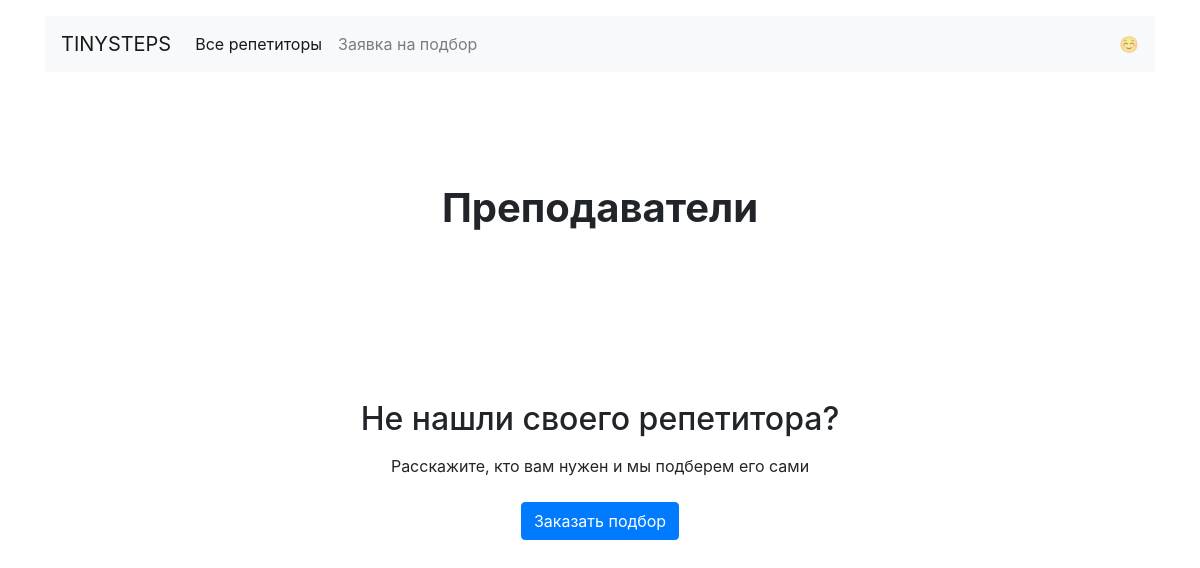
/goal/travel/, run on an earlier commit of the app's database.
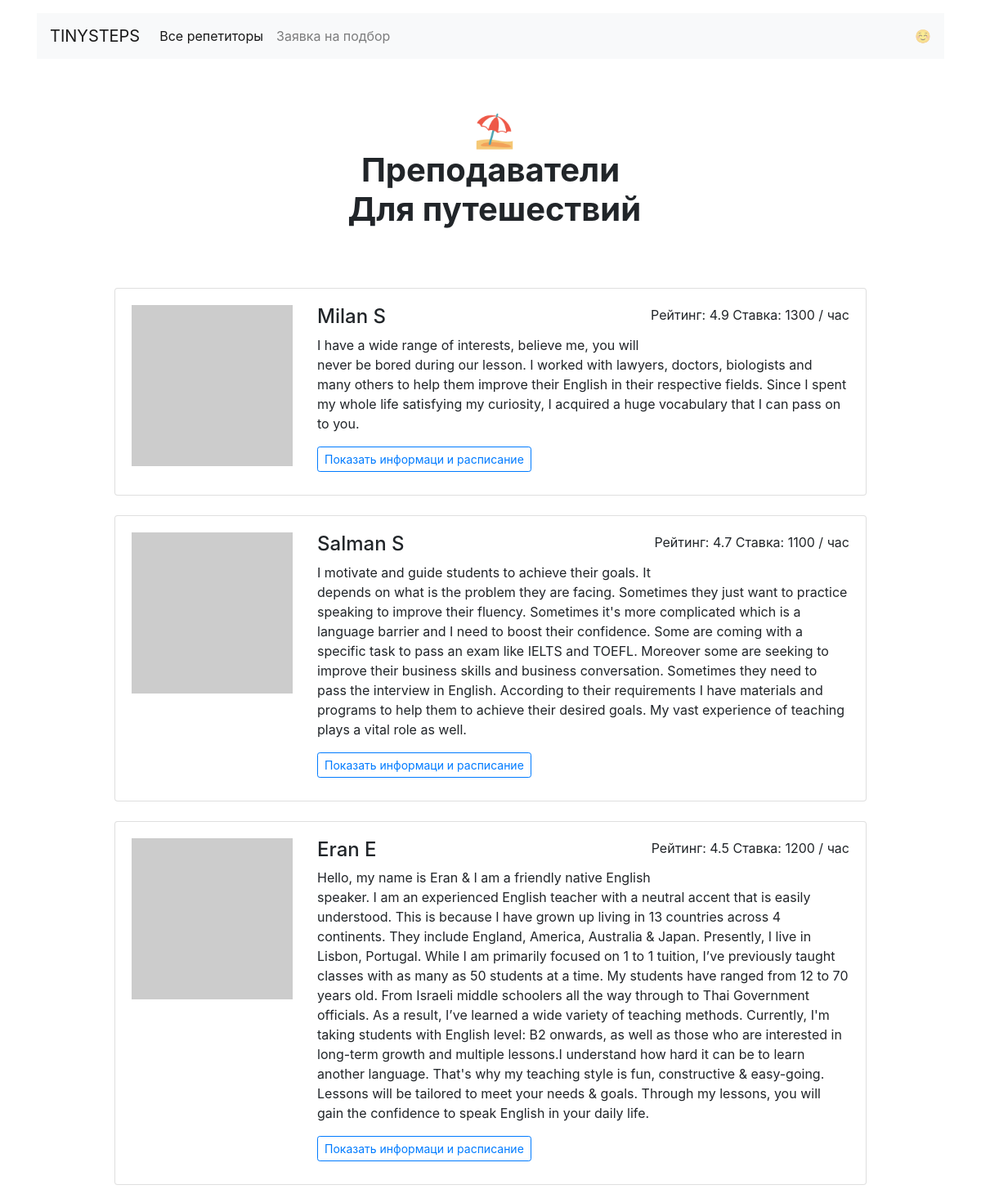
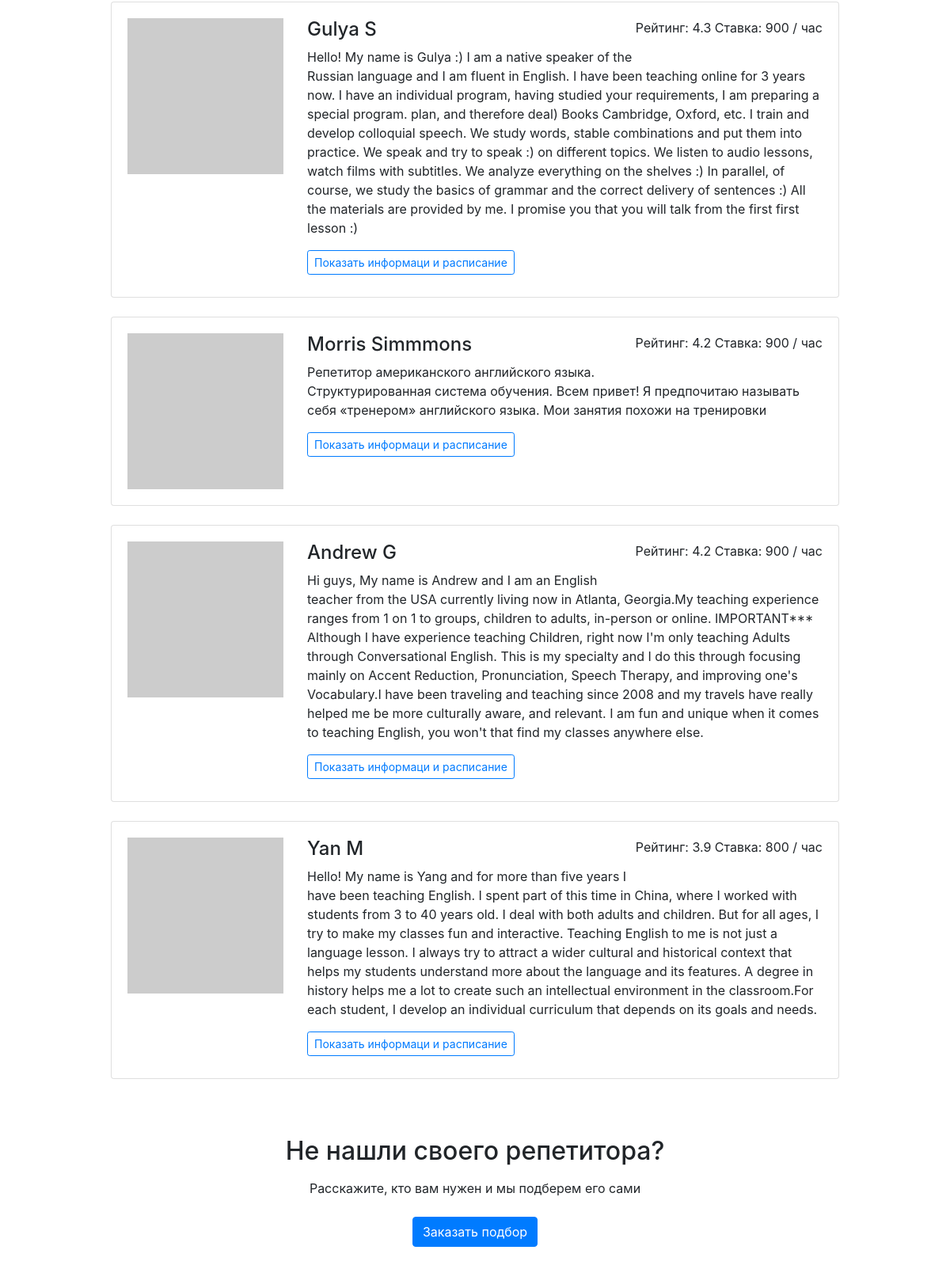
And on a later commit of the database (2 pictures, top to bottom).
### app.py (models this page shows)
class DicGoals(db.Model):
    __tablename__ = 'dic_goals'
    goal_key = db.Column(db.String(20), primary_key=True)
    rus_name = db.Column(db.String(50))
    emblem = db.Column(db.String(100))
    teachers = db.relationship('Teacher', secondary=teacher_goal_association,
                               back_populates='goals')

class Teacher(db.Model):
    __tablename__ = 'teachers'
    id = db.Column(db.Integer, primary_key=True)
    name = db.Column(db.String(100))
    about = db.Column(db.String(500))
    rating = db.Column(db.Float)
    picture = db.Column(db.String(500))
    price = db.Column(db.Integer)
    free = db.Column(db.String(2000))
    goals = db.relationship('DicGoals', secondary=teacher_goal_association,
                            back_populates='teachers')
    bookings = db.relationship('Booking', back_populates='teacher')

### app.py (the view)
@app.route('/goal/<goal_key>/')
def goal(goal_key):
    data = Data()
    goal = data.get_goal(goal_key)
    gl: object
    teachers_with_goal = list(filter(
        lambda t: goal.goal_key in [gl.goal_key for gl in t.goals],
        data.teachers))
    return render_template('goal.html',
                           teachers=teachers_with_goal,
                           goal=goal)

### app.py (called while the page is built)
    @property
    def teachers(self):
        return self.__teachers.all()

    def get_goal(self, goal_key):
        goal = self.__goals.filter_by(goal_key=goal_key).first()
        return goal

### templates/goal.html
{% extends 'base.html' %}
{% block content %}
  <main class="container mt-3">
    <h1 class="h1 text-center w-50 mx-auto mt-1 py-5 mb-4"><strong> {{ goal['emblem'] }}<br />Преподаватели <br>  {{ goal['rus_name'] }}</strong></h1>
      <div class="row">
      <div class="col-12 col-lg-10 offset-lg-1 m-auto">
        {% for teacher in teachers|sort(reverse=true, attribute="rating") %}
          <div class="card mb-4">
            <div class="card-body">
              <div class="row">
                <div class="col-3"><img src="{{ teacher['picture'] }}" class="img-fluid" alt="teacher's picture"></div>
                <div class="col-9">
                  <p class="float-right">Рейтинг: {{ teacher.rating }} Ставка: {{ teacher.price }} / час</p>
                  <h2 class="h4">{{ teacher.name }}</h2>
                  <p>{{ teacher.about }}</p>
                  {% set profile_link = "/profiles/{}".format(teacher.id) %}
                  <a href="{{ profile_link }}" class="btn btn-outline-primary btn-sm mr-3 mb-2">Показать информаци и расписание</a>
                </div>
              </div>
            </div>
          </div>
        {% endfor %}
      </div>
    </div>
    <h2 class="text-center mt-5 mb-3">Не нашли своего репетитора?</h2>
    <p class="text-center mb-4">Расскажите, кто вам нужен и мы подберем его сами</p>
    <div class="text-center pb-5">
        <a href="/request/" class="btn btn-primary">Заказать подбор</a>
    </div>
  </main>
{% endblock %}

What changed in the data, as far as the page shows it:
added DicGoals: emblem "⛱", rus_name "Для путешествий"
added Teacher: rating "4.9", price "1300", name "Milan S", about "I have a wide range of interests, believe me, you will never be bored during our lesson. I worked with lawyers, doctors, biologists and many others to help them improve their English in their respective fields. Since I spent my whole life satisfying my curiosity, I acquired a huge vocabulary that I can pass on to you."
added Teacher: rating "4.7", price "1100", name "Salman S", about "I motivate and guide students to achieve their goals. It depends on what is the problem they are facing. Sometimes they just want to practice speaking to improve their fluency. Sometimes it's more complicated which is a language barrier and I need to boost their confidence. Some are coming with a specific task to pass an exam like IELTS and TOEFL. Moreover some are seeking to improve their business skills and business conversation. Sometimes they need to pass the interview in English. According to their requirements I have materials and programs to help them to achieve their desired goals. My vast experience of teaching plays a vital role as well."
added Teacher: rating "4.5", price "1200", name "Eran E", about "Hello, my name is Eran & I am a friendly native English speaker. I am an experienced English teacher with a neutral accent that is easily understood. This is because I have grown up living in 13 countries across 4 continents. They include England, America, Australia & Japan. Presently, I live in Lisbon, Portugal. While I am primarily focused on 1 to 1 tuition, I’ve previously taught classes with as many as 50 students at a time. My students have ranged from 12 to 70 years old. From Israeli middle schoolers all the way through to Thai Government officials. As a result, I’ve learned a wide variety of teaching methods. Currently, I'm taking students with English level: B2 onwards, as well as…"
added Teacher: rating "4.3", price "900", name "Gulya S", about "Hello! My name is Gulya :) I am a native speaker of the Russian language and I am fluent in English. I have been teaching online for 3 years now. I have an individual program, having studied your requirements, I am preparing a special program. plan, and therefore deal) Books Cambridge, Oxford, etc. I train and develop colloquial speech. We study words, stable combinations and put them into practice. We speak and try to speak :) on different topics. We listen to audio lessons, watch films with subtitles. We analyze everything on the shelves :) In parallel, of course, we study the basics of grammar and the correct delivery of sentences :) All the materials are provided by me. I promise you…"
added Teacher: rating "4.2", price "900", name "Morris Simmmons", about "Репетитор американского английского языка. Структурированная система обучения. Всем привет! Я предпочитаю называть себя «тренером» английского языка. Мои занятия похожи на тренировки"
added Teacher: rating "4.2", price "900", name "Andrew G", about "Hi guys, My name is Andrew and I am an English teacher from the USA currently living now in Atlanta, Georgia.My teaching experience ranges from 1 on 1 to groups, children to adults, in-person or online. IMPORTANT*** Although I have experience teaching Children, right now I'm only teaching Adults through Conversational English. This is my specialty and I do this through focusing mainly on Accent Reduction, Pronunciation, Speech Therapy, and improving one's Vocabulary.I have been traveling and teaching since 2008 and my travels have really helped me be more culturally aware, and relevant. I am fun and unique when it comes to teaching English, you won't that find my classes anywhere else."
added Teacher: rating "3.9", price "800", name "Yan M", about "Hello! My name is Yang and for more than five years I have been teaching English. I spent part of this time in China, where I worked with students from 3 to 40 years old. I deal with both adults and children. But for all ages, I try to make my classes fun and interactive. Teaching English to me is not just a language lesson. I always try to attract a wider cultural and historical context that helps my students understand more about the language and its features. A degree in history helps me a lot to create such an intellectual environment in the classroom.For each student, I develop an individual curriculum that depends on its goals and needs."
